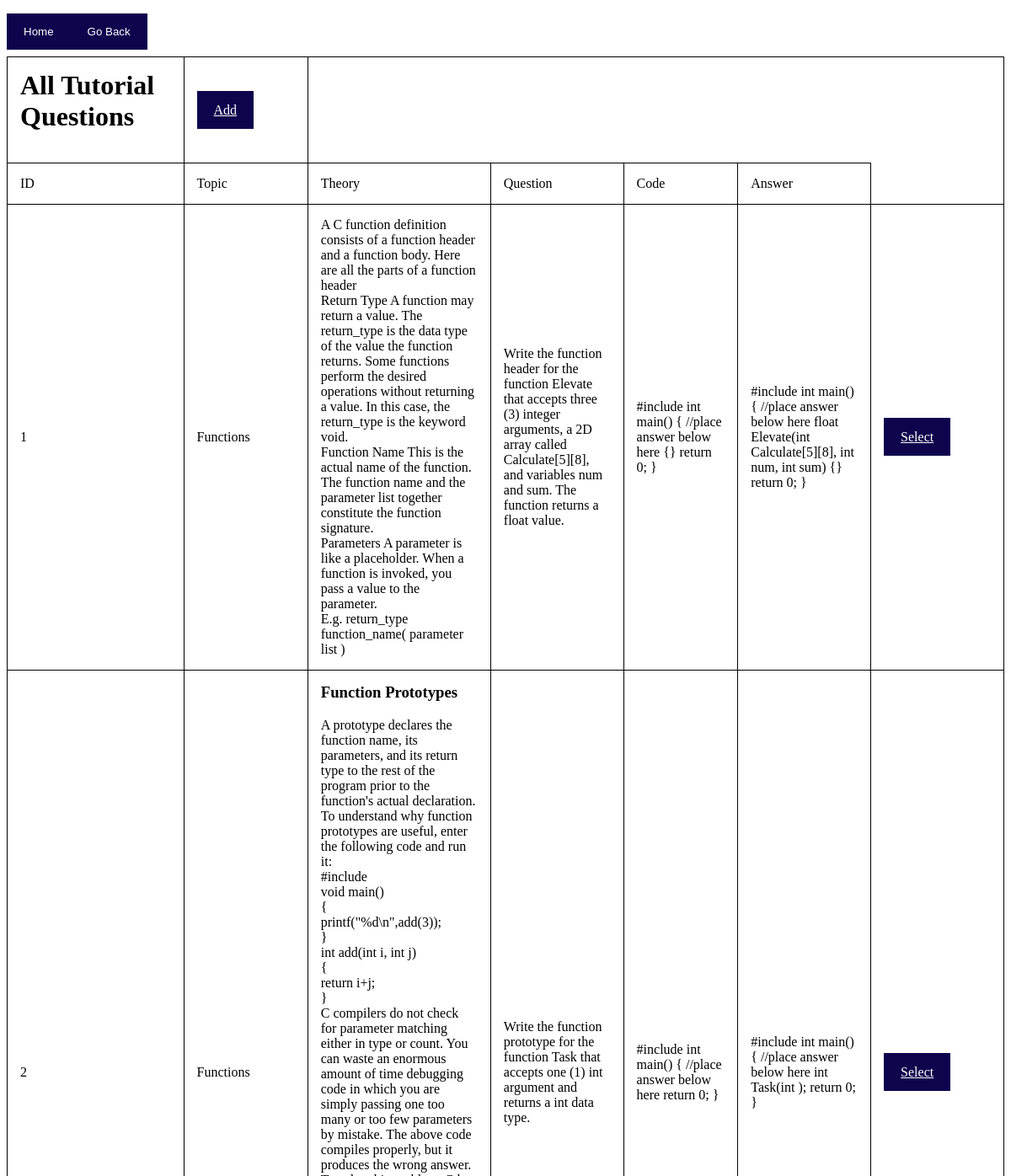
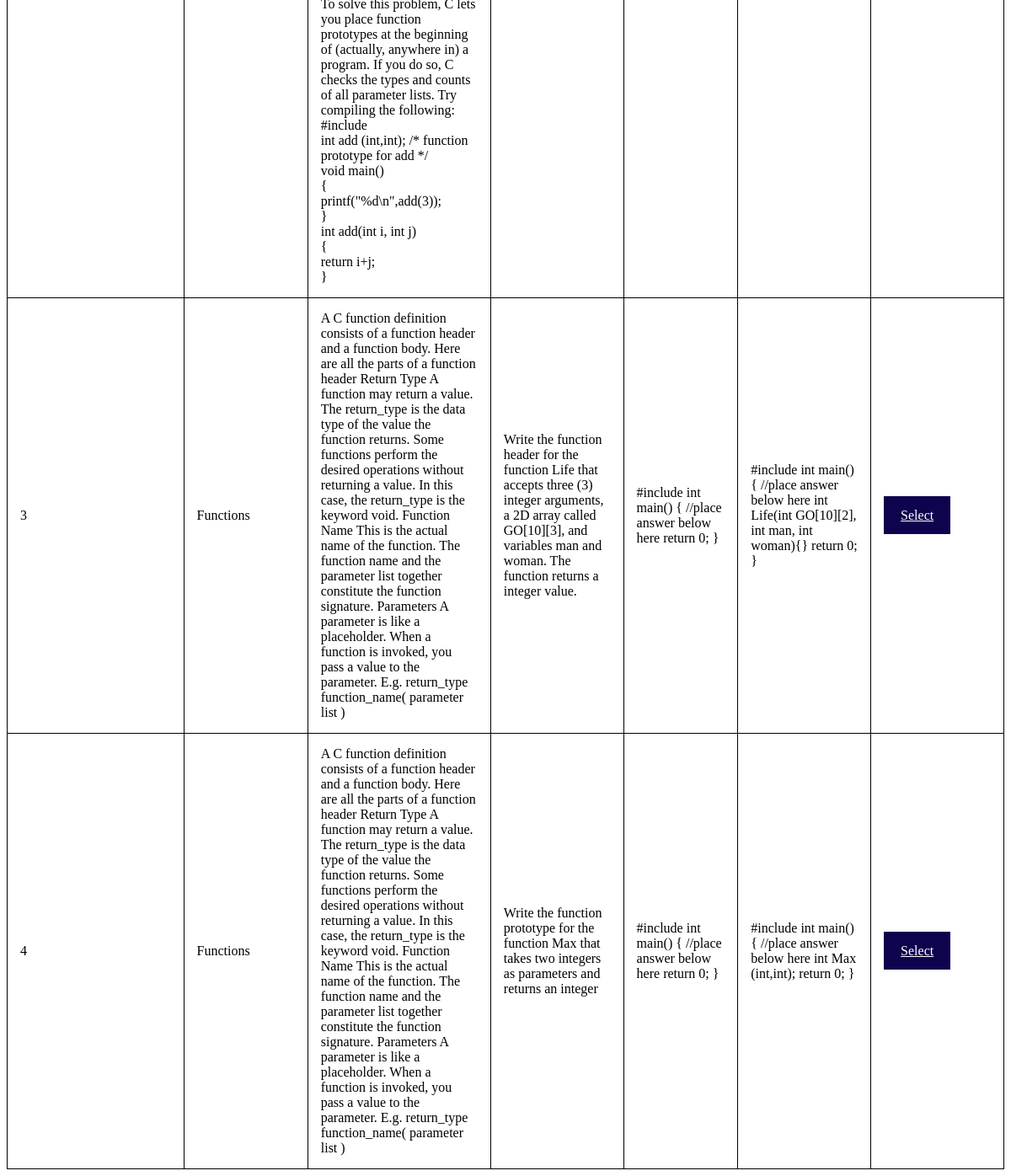
/tutorial1.php?id=tquestio, run on the app's committed database (2 pictures, top to bottom).
### tables this page shows
CREATE TABLE `tquestio` (
  `Id` int(11) NOT NULL,
  `Topic` varchar(5000) NOT NULL,
  `Theory` text NOT NULL,
  `Question` varchar(5000) NOT NULL,
  `Code` varchar(5000) NOT NULL,
  `Answer` varchar(5000) NOT NULL
);

### tutorial1.php (the view, shortened to what this page needs)
<?php
     $name = $_GET['id'];
?>
		<html>
		<head>
		</head>
		<body>
		<div id='container'>
				<table >
					<tr>
						<td><h1 style = 'color: black;'>All Tutorial Questions</td>
										  <?php
										  echo '<td><a class="f" href="addpastquestion.php?name1=' .$name.'">Add</a></td>';
							?>
					</tr>
							 	   <tr>
				<td><label> ID</label></td>
				    <td><label>Topic</label></td>
               	<td><label>Theory </label></td>
               <td><label>Question</label></td>
               	<td><label>Code </label></td>
               <td><label>Answer</label></td>
            </tr>
            <?php
    $con = mysqli_connect('localhost','root','','id9534037_major_') or die("<h1>Could not connect to database.</h1>");
        				$query = "SELECT * FROM ".$_GET['id']." ";
						$result = mysqli_query($con, $query) or die ("<h2>Could not RETRIEVE data</h2>");
						?>
				 <?php while($row = mysqli_fetch_array($result)):;?>
        <?php
            				echo "<tr>";
							echo "<td>". $row['Id']."</td>";
							echo "<td>" . $row['Topic']."</td>";
							echo "<td>" . $row['Theory']."</td>";
							echo "<td>" . $row['Question']."</td>";
								echo "<td>" . $row['Code']."</td>";
									echo "<td>" . $row['Answer']."</td>";
							?>
										  <?php
										  echo '<td><a class="f" href="pastpaperverify.php?id=' . $row['Id'] .'& name1=' .$name.'">Select</a></td>';
							echo "</tr>";
							?>
							   <?php endwhile;
						?>
						<form action = 'mainmain.php' method = 'post'>
								<input type = 'submit' value =  'Home' name = 'cancel'/>
							</form>
							<form action = 'maintutorial.php' method = 'post'>
								<input type = 'submit' value =  'Go Back' name = 'cancel'/>
							</form>
				</table>
						</div>
	</body>
	</html>

### tutorial1.php (style rules this page uses)
table, td, th { border: 1px solid black; text-align: left; }
input[type=submit] { background-color: #0e034d; color: white; padding: 14px 20px; margin: 8px 0; border: none; }
body { background-size: 110%; color: black; }
table { border-collapse: collapse; border-radius: 5px; padding: 20px; top: 50%; left: 50%; max-width: 1400px; width: auto; height: auto; }
th, td { padding: 15px; width: 700px; max-width: 700px; white-space: wrap; overflow: hidden; }
.f { background-color: #0e034d; color: white; padding: 14px 20px; margin: 8px 0; border: none; }

### data on the page
tquestio: Id "1", Topic "Functions", Theory "A C function definition consists of a function header and a function body. Here are all the parts of a function header Return Type A function may return a value. The return_type is the data type of the value the function returns. Some functions perform the desired operations without returning a value. In this case, the return_type is the keyword void. Function Name This is the actual name of the function. The function name and the parameter list together constitute the function signature. Parameters A parameter is like a placeholder. When a function is invoked, you pass a value to the parameter. E.g. return_type function_name( parameter list )", Question "Write the function header for the function Elevate that accepts three (3) integer arguments, a 2D array called Calculate[5][8], and variables num and sum. The function returns a float value.", Code "#include int main() { //place answer below here {} return 0; }", Answer "#include int main() { //place answer below here float Elevate(int Calculate[5][8], int num, int sum) {} return 0; }"
tquestio: Id "2", Topic "Functions", Theory "Function Prototypes A prototype declares the function name, its parameters, and its return type to the rest of the program prior to the function's actual declaration. To understand why function prototypes are useful, enter the following code and run it: #include void main() { printf(\"%d\\n\",add(3)); } int add(int i, int j) { return i+j; } C compilers do not check for parameter matching either in type or count. You can waste an enormous amount of time debugging code in which you are simply passing one too many or too few parameters by mistake. The above code compiles properly, but it produces the wrong answer. To solve this problem, C lets you place function prototypes at the beginning of…", Question "Write the function prototype for the function Task that accepts one (1) int argument and returns a int data type.", Code "#include int main() { //place answer below here return 0; }", Answer "#include int main() { //place answer below here int Task(int ); return 0; }"
tquestio: Id "3", Topic "Functions", Theory "A C function definition consists of a function header and a function body. Here are all the parts of a function header Return Type A function may return a value. The return_type is the data type of the value the function returns. Some functions perform the desired operations without returning a value. In this case, the return_type is the keyword void. Function Name This is the actual name of the function. The function name and the parameter list together constitute the function signature. Parameters A parameter is like a placeholder. When a function is invoked, you pass a value to the parameter. E.g. return_type function_name( parameter list )", Question "Write the function header for the function Life that accepts three (3) integer arguments, a 2D array called GO[10][3], and variables man and woman. The function returns a integer value.", Code "#include int main() { //place answer below here return 0; }", Answer "#include int main() { //place answer below here int Life(int GO[10][2], int man, int woman){} return 0; }"
tquestio: Id "4", Topic "Functions", Theory "A C function definition consists of a function header and a function body. Here are all the parts of a function header Return Type A function may return a value. The return_type is the data type of the value the function returns. Some functions perform the desired operations without returning a value. In this case, the return_type is the keyword void. Function Name This is the actual name of the function. The function name and the parameter list together constitute the function signature. Parameters A parameter is like a placeholder. When a function is invoked, you pass a value to the parameter. E.g. return_type function_name( parameter list )", Question "Write the function prototype for the function Max that takes two integers as parameters and returns an integer", Code "#include int main() { //place answer below here return 0; }", Answer "#include int main() { //place answer below here int Max (int,int); return 0; }"
